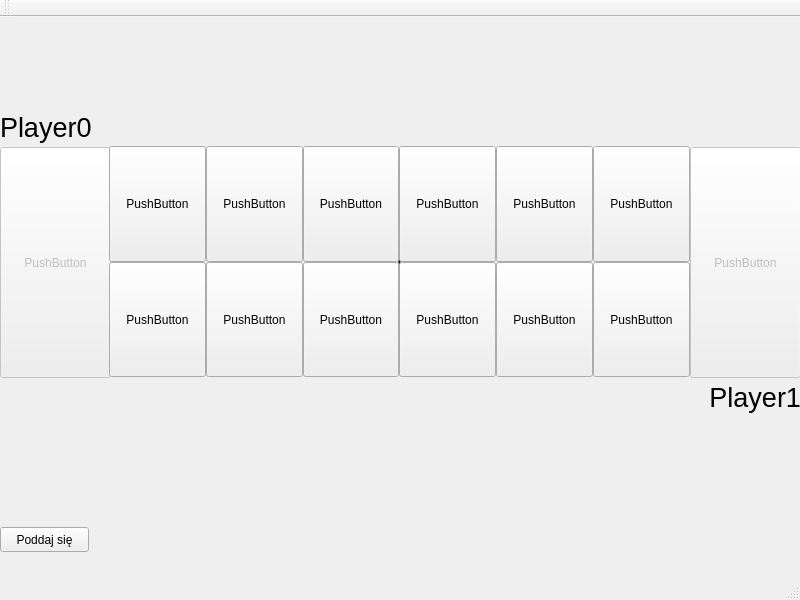
<?xml version="1.0" encoding="UTF-8"?>
<ui version="4.0">
 <class>MainWindow</class>
 <widget class="QMainWindow" name="MainWindow">
  <property name="geometry">
   <rect>
    <x>0</x>
    <y>0</y>
    <width>800</width>
    <height>600</height>
   </rect>
  </property>
  <property name="windowTitle">
   <string>Mankala</string>
  </property>
  <widget class="QWidget" name="centralwidget">
   <widget class="QWidget" name="startingWidget" native="true">
    <property name="geometry">
     <rect>
      <x>90</x>
      <y>70</y>
      <width>571</width>
      <height>331</height>
     </rect>
    </property>
    <widget class="QPushButton" name="pushButtonStart">
     <property name="geometry">
      <rect>
       <x>220</x>
       <y>160</y>
       <width>111</width>
       <height>31</height>
      </rect>
     </property>
     <property name="font">
      <font>
       <pointsize>16</pointsize>
      </font>
     </property>
     <property name="text">
      <string>Szukaj gry</string>
     </property>
    </widget>
    <widget class="QLineEdit" name="lineEditName">
     <property name="geometry">
      <rect>
       <x>120</x>
       <y>110</y>
       <width>321</width>
       <height>41</height>
      </rect>
     </property>
     <property name="font">
      <font>
       <pointsize>20</pointsize>
      </font>
     </property>
    </widget>
    <widget class="QLabel" name="labelNameTip">
     <property name="geometry">
      <rect>
       <x>210</x>
       <y>70</y>
       <width>161</width>
       <height>41</height>
      </rect>
     </property>
     <property name="font">
      <font>
       <pointsize>16</pointsize>
      </font>
     </property>
     <property name="text">
      <string>Nazwa gracza</string>
     </property>
    </widget>
   </widget>
   <widget class="QWidget" name="gameWidget" native="true">
    <property name="geometry">
     <rect>
      <x>0</x>
      <y>0</y>
      <width>801</width>
      <height>561</height>
     </rect>
    </property>
    <property name="maximumSize">
     <size>
      <width>801</width>
      <height>561</height>
     </size>
    </property>
    <widget class="QLabel" name="labelPlayer0">
     <property name="geometry">
      <rect>
       <x>0</x>
       <y>90</y>
       <width>151</width>
       <height>41</height>
      </rect>
     </property>
     <property name="font">
      <font>
       <pointsize>20</pointsize>
      </font>
     </property>
     <property name="text">
      <string>Player0</string>
     </property>
     <property name="alignment">
      <set>Qt::AlignLeading|Qt::AlignLeft|Qt::AlignVCenter</set>
     </property>
    </widget>
    <widget class="QLabel" name="labelPlayer1">
     <property name="geometry">
      <rect>
       <x>650</x>
       <y>360</y>
       <width>151</width>
       <height>41</height>
      </rect>
     </property>
     <property name="font">
      <font>
       <pointsize>20</pointsize>
      </font>
     </property>
     <property name="text">
      <string>Player1</string>
     </property>
     <property name="alignment">
      <set>Qt::AlignRight|Qt::AlignTrailing|Qt::AlignVCenter</set>
     </property>
    </widget>
    <widget class="QPushButton" name="pushButtonSurrender">
     <property name="geometry">
      <rect>
       <x>0</x>
       <y>510</y>
       <width>89</width>
       <height>25</height>
      </rect>
     </property>
     <property name="text">
      <string>Poddaj się</string>
     </property>
    </widget>
    <widget class="QPushButton" name="pit6">
     <property name="enabled">
      <bool>false</bool>
     </property>
     <property name="geometry">
      <rect>
       <x>0</x>
       <y>130</y>
       <width>111</width>
       <height>231</height>
      </rect>
     </property>
     <property name="text">
      <string>PushButton</string>
     </property>
    </widget>
    <widget class="QPushButton" name="pit13">
     <property name="enabled">
      <bool>false</bool>
     </property>
     <property name="geometry">
      <rect>
       <x>690</x>
       <y>130</y>
       <width>111</width>
       <height>231</height>
      </rect>
     </property>
     <property name="text">
      <string>PushButton</string>
     </property>
    </widget>
    <widget class="QWidget" name="gridLayoutWidget">
     <property name="geometry">
      <rect>
       <x>109</x>
       <y>129</y>
       <width>581</width>
       <height>231</height>
      </rect>
     </property>
     <layout class="QGridLayout" name="gridLayout">
      <property name="sizeConstraint">
       <enum>QLayout::SetDefaultConstraint</enum>
      </property>
      <property name="bottomMargin">
       <number>0</number>
      </property>
      <property name="spacing">
       <number>0</number>
      </property>
      <item row="1" column="2">
       <widget class="QPushButton" name="pit9">
        <property name="sizePolicy">
         <sizepolicy hsizetype="Minimum" vsizetype="Expanding">
          <horstretch>0</horstretch>
          <verstretch>0</verstretch>
         </sizepolicy>
        </property>
        <property name="text">
         <string>PushButton</string>
        </property>
       </widget>
      </item>
      <item row="1" column="0">
       <widget class="QPushButton" name="pit7">
        <property name="sizePolicy">
         <sizepolicy hsizetype="Minimum" vsizetype="Expanding">
          <horstretch>0</horstretch>
          <verstretch>0</verstretch>
         </sizepolicy>
        </property>
        <property name="text">
         <string>PushButton</string>
        </property>
       </widget>
      </item>
      <item row="0" column="1">
       <widget class="QPushButton" name="pit4">
        <property name="sizePolicy">
         <sizepolicy hsizetype="Minimum" vsizetype="Expanding">
          <horstretch>0</horstretch>
          <verstretch>0</verstretch>
         </sizepolicy>
        </property>
        <property name="text">
         <string>PushButton</string>
        </property>
       </widget>
      </item>
      <item row="0" column="2">
       <widget class="QPushButton" name="pit3">
        <property name="sizePolicy">
         <sizepolicy hsizetype="Minimum" vsizetype="Expanding">
          <horstretch>0</horstretch>
          <verstretch>0</verstretch>
         </sizepolicy>
        </property>
        <property name="text">
         <string>PushButton</string>
        </property>
       </widget>
      </item>
      <item row="1" column="1">
       <widget class="QPushButton" name="pit8">
        <property name="sizePolicy">
         <sizepolicy hsizetype="Minimum" vsizetype="Expanding">
          <horstretch>0</horstretch>
          <verstretch>0</verstretch>
         </sizepolicy>
        </property>
        <property name="text">
         <string>PushButton</string>
        </property>
       </widget>
      </item>
      <item row="0" column="4">
       <widget class="QPushButton" name="pit1">
        <property name="sizePolicy">
         <sizepolicy hsizetype="Minimum" vsizetype="Expanding">
          <horstretch>0</horstretch>
          <verstretch>0</verstretch>
         </sizepolicy>
        </property>
        <property name="text">
         <string>PushButton</string>
        </property>
       </widget>
      </item>
      <item row="1" column="4">
       <widget class="QPushButton" name="pit11">
        <property name="sizePolicy">
         <sizepolicy hsizetype="Minimum" vsizetype="Expanding">
          <horstretch>0</horstretch>
          <verstretch>0</verstretch>
         </sizepolicy>
        </property>
        <property name="text">
         <string>PushButton</string>
        </property>
       </widget>
      </item>
      <item row="1" column="3">
       <widget class="QPushButton" name="pit10">
        <property name="sizePolicy">
         <sizepolicy hsizetype="Minimum" vsizetype="Expanding">
          <horstretch>0</horstretch>
          <verstretch>0</verstretch>
         </sizepolicy>
        </property>
        <property name="text">
         <string>PushButton</string>
        </property>
       </widget>
      </item>
      <item row="0" column="3">
       <widget class="QPushButton" name="pit2">
        <property name="sizePolicy">
         <sizepolicy hsizetype="Minimum" vsizetype="Expanding">
          <horstretch>0</horstretch>
          <verstretch>0</verstretch>
         </sizepolicy>
        </property>
        <property name="text">
         <string>PushButton</string>
        </property>
       </widget>
      </item>
      <item row="0" column="0">
       <widget class="QPushButton" name="pit5">
        <property name="sizePolicy">
         <sizepolicy hsizetype="Minimum" vsizetype="Expanding">
          <horstretch>0</horstretch>
          <verstretch>0</verstretch>
         </sizepolicy>
        </property>
        <property name="text">
         <string>PushButton</string>
        </property>
       </widget>
      </item>
      <item row="0" column="5">
       <widget class="QPushButton" name="pit0">
        <property name="sizePolicy">
         <sizepolicy hsizetype="Minimum" vsizetype="Expanding">
          <horstretch>0</horstretch>
          <verstretch>0</verstretch>
         </sizepolicy>
        </property>
        <property name="text">
         <string>PushButton</string>
        </property>
       </widget>
      </item>
      <item row="1" column="5">
       <widget class="QPushButton" name="pit12">
        <property name="sizePolicy">
         <sizepolicy hsizetype="Minimum" vsizetype="Expanding">
          <horstretch>0</horstretch>
          <verstretch>0</verstretch>
         </sizepolicy>
        </property>
        <property name="text">
         <string>PushButton</string>
        </property>
       </widget>
      </item>
     </layout>
    </widget>
   </widget>
  </widget>
  <widget class="QMenuBar" name="menubar">
   <property name="geometry">
    <rect>
     <x>0</x>
     <y>0</y>
     <width>800</width>
     <height>22</height>
    </rect>
   </property>
  </widget>
  <widget class="QStatusBar" name="statusbar"/>
  <widget class="QToolBar" name="toolBar">
   <property name="windowTitle">
    <string>toolBar</string>
   </property>
   <attribute name="toolBarArea">
    <enum>TopToolBarArea</enum>
   </attribute>
   <attribute name="toolBarBreak">
    <bool>false</bool>
   </attribute>
  </widget>
 </widget>
 <resources/>
 <connections/>
</ui>
